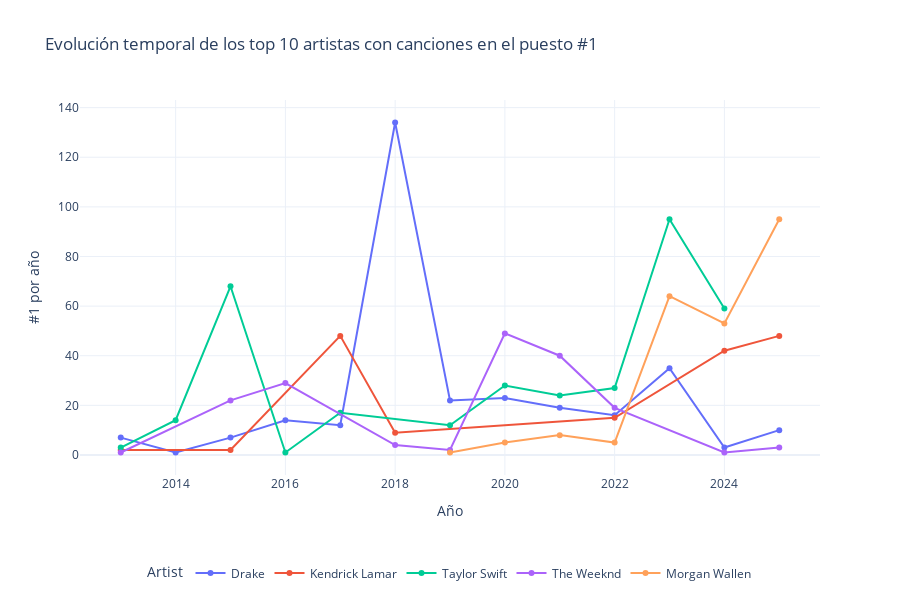

The cell this chart's notebook holds for it:
### Code cell
#  top 10 artistas
top_10_artists = artist_counts.head(5).index.tolist()

# Filtrar solo los datos de esos artistas
top_10_data = top_hits[top_hits["Artist"].isin(top_10_artists)]

# Agrupar por año y artista
artist_year_counts = (
    top_10_data.groupby(["Year", "Artist"]).size().reset_index(name="NumberOneHits")
)
import plotly.express as px

fig = px.line(
    artist_year_counts,
    x="Year",
    y="NumberOneHits",
    color="Artist",
    markers=True,
    title=" Evolución temporal de los top 10 artistas con canciones en el puesto #1",
    labels={"Year": "Año", "NumberOneHits": "#1 por año"},
)

fig.update_layout(
    legend=dict(orientation="h", yanchor="bottom", y=-0.3, xanchor="center", x=0.5),
    template="plotly_white",
    height=600,
)

fig.show()

### Figure 1 — Plotly figure (JSON) as saved in the notebook; plotly's stock layout.template omitted (floating-point values rounded to 4 significant figures)
{"data": [{"hovertemplate": "Artist=Drake<br>Año=%{x}<br>#1 por año=%{y}<extra></extra>", "legendgroup": "Drake", "line": {"color": "#636efa", "dash": "solid"}, "marker": {"symbol": "circle"}, "mode": "lines+markers", "name": "Drake", "orientation": "v", "showlegend": true, "type": "scatter", "x": [2013, 2014, 2015, 2016, 2017, 2018, 2019, 2020, 2021, 2022, 2023, 2024, 2025], "xaxis": "x", "y": [7, 1, 7, 14, 12, 134, 22, 23, 19, 16, 35, 3, 10], "yaxis": "y"}, {"hovertemplate": "Artist=Kendrick Lamar<br>Año=%{x}<br>#1 por año=%{y}<extra></extra>", "legendgroup": "Kendrick Lamar", "line": {"color": "#EF553B", "dash": "solid"}, "marker": {"symbol": "circle"}, "mode": "lines+markers", "name": "Kendrick Lamar", "orientation": "v", "showlegend": true, "type": "scatter", "x": [2013, 2015, 2017, 2018, 2022, 2024, 2025], "xaxis": "x", "y": [2, 2, 48, 9, 15, 42, 48], "yaxis": "y"}, {"hovertemplate": "Artist=Taylor Swift<br>Año=%{x}<br>#1 por año=%{y}<extra></extra>", "legendgroup": "Taylor Swift", "line": {"color": "#00cc96", "dash": "solid"}, "marker": {"symbol": "circle"}, "mode": "lines+markers", "name": "Taylor Swift", "orientation": "v", "showlegend": true, "type": "scatter", "x": [2013, 2014, 2015, 2016, 2017, 2019, 2020, 2021, 2022, 2023, 2024], "xaxis": "x", "y": [3, 14, 68, 1, 17, 12, 28, 24, 27, 95, 59], "yaxis": "y"}, {"hovertemplate": "Artist=The Weeknd<br>Año=%{x}<br>#1 por año=%{y}<extra></extra>", "legendgroup": "The Weeknd", "line": {"color": "#ab63fa", "dash": "solid"}, "marker": {"symbol": "circle"}, "mode": "lines+markers", "name": "The Weeknd", "orientation": "v", "showlegend": true, "type": "scatter", "x": [2013, 2015, 2016, 2018, 2019, 2020, 2021, 2022, 2024, 2025], "xaxis": "x", "y": [1, 22, 29, 4, 2, 49, 40, 19, 1, 3], "yaxis": "y"}, {"hovertemplate": "Artist=Morgan Wallen<br>Año=%{x}<br>#1 por año=%{y}<extra></extra>", "legendgroup": "Morgan Wallen", "line": {"color": "#FFA15A", "dash": "solid"}, "marker": {"symbol": "circle"}, "mode": "lines+markers", "name": "Morgan Wallen", "orientation": "v", "showlegend": true, "type": "scatter", "x": [2019, 2020, 2021, 2022, 2023, 2024, 2025], "xaxis": "x", "y": [1, 5, 8, 5, 64, 53, 95], "yaxis": "y"}], "layout": {"height": 600, "legend": {"orientation": "h", "title": {"text": "Artist"}, "tracegroupgap": 0, "x": 0.5, "xanchor": "center", "y": -0.3, "yanchor": "bottom"}, "title": {"text": " Evolución temporal de los top 10 artistas con canciones en el puesto #1"}, "xaxis": {"anchor": "y", "domain": [0, 1], "title": {"text": "Año"}}, "yaxis": {"anchor": "x", "domain": [0, 1], "title": {"text": "#1 por año"}}}}
